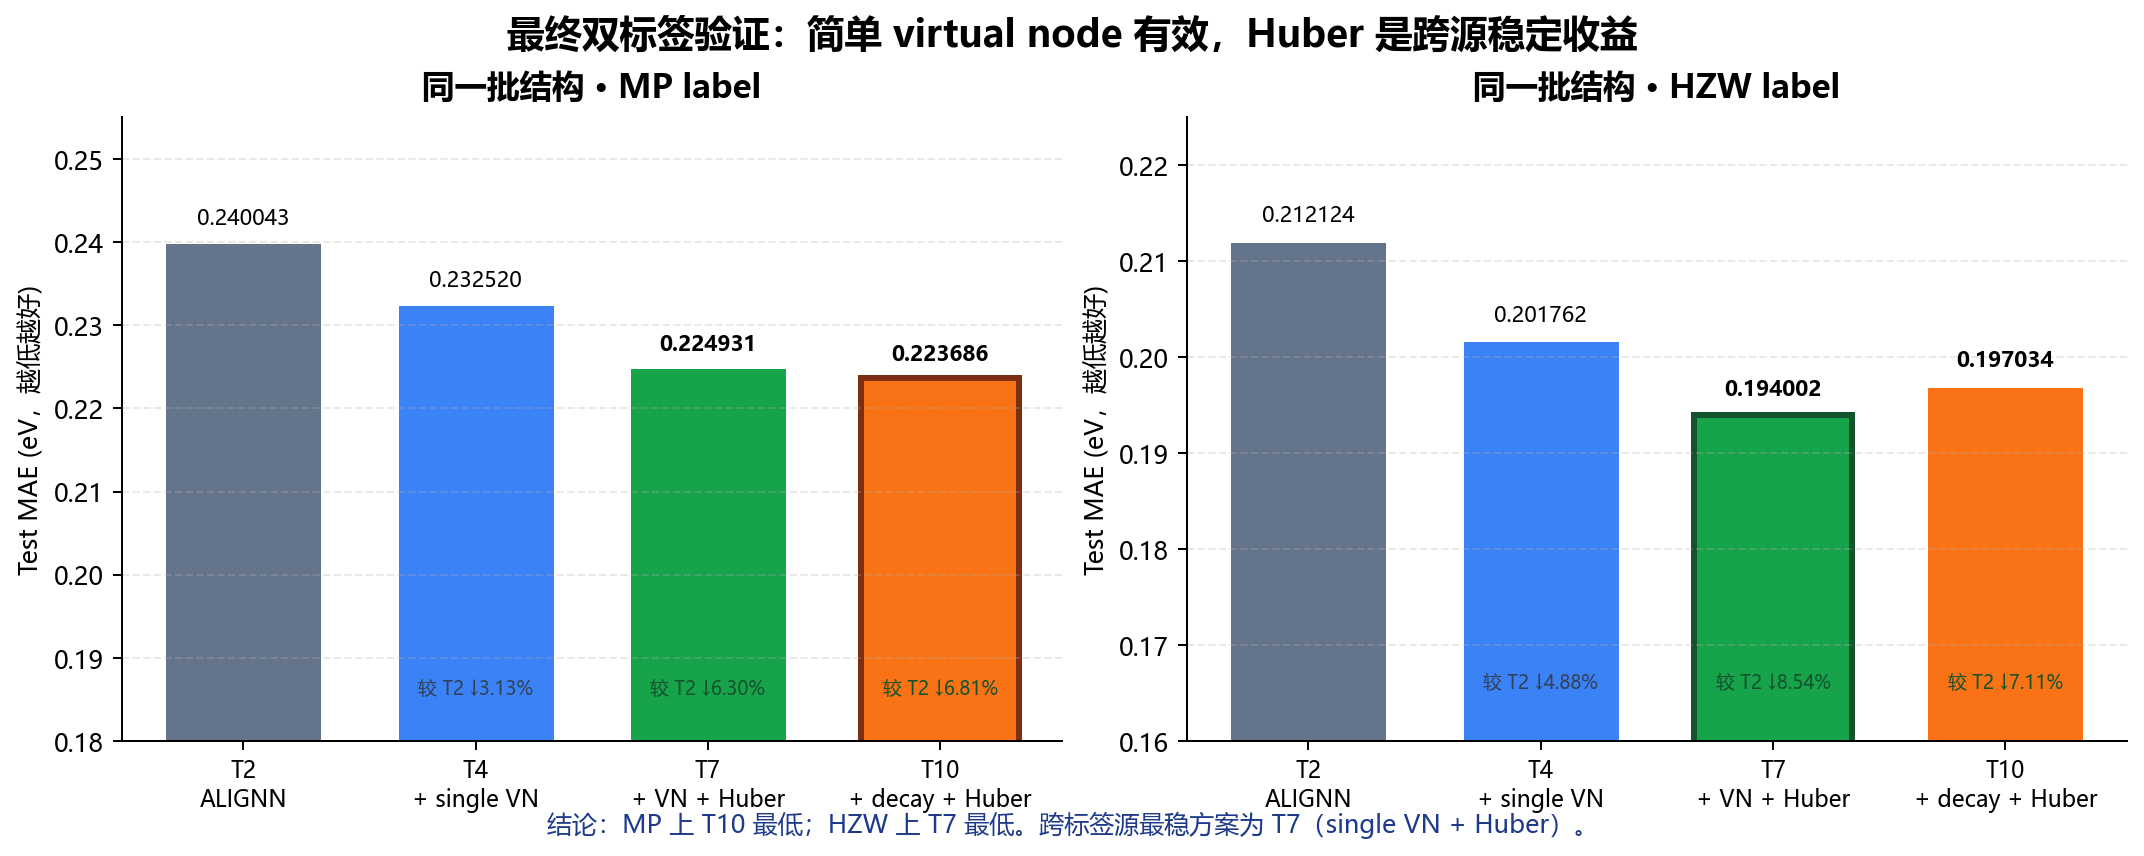

Write Python code to recreate this figure.
from __future__ import annotations

import csv
from pathlib import Path

import matplotlib.pyplot as plt
import numpy as np

ROOT = Path(__file__).resolve().parents[2]
MP_CSV = ROOT / "results/mp_hzw_relaxed_clean_equal_atoms_mp_t/comparison_summary.csv"
HZW_CSV = ROOT / "results/mp_hzw_relaxed_clean_equal_atoms_hzw_t/comparison_summary.csv"
OUT_PDF = Path(__file__).with_suffix(".pdf")
OUT_PNG = Path(__file__).with_suffix(".png")

plt.rcParams.update({
    "font.family": "sans-serif",
    "font.sans-serif": ["Microsoft YaHei", "SimHei", "DejaVu Sans"],
    "axes.unicode_minus": False,
    "pdf.fonttype": 42,
    "ps.fonttype": 42,
})

WANTED = {
    "T2": "T2_ALIGNN_baseline",
    "T4": "T4_ALIGNN_plain_single_virtualnode",
    "T7": "T7_ALIGNN_huber_virtualnode",
    "T10": "T10_ALIGNN_decay_huber_virtualnode",
}
LABELS = ["T2\nALIGNN", "T4\n+ single VN", "T7\n+ VN + Huber", "T10\n+ decay + Huber"]
COLORS = ["#64748b", "#3b82f6", "#16a34a", "#f97316"]


def load_mae(path: Path) -> dict[str, float]:
    with path.open(encoding="utf-8", newline="") as f:
        rows = list(csv.DictReader(f))
    by_name = {row["experiment_name"]: float(row["mae"]) for row in rows}
    return {short: by_name[full] for short, full in WANTED.items()}


def improvement(baseline: float, value: float) -> float:
    return (baseline - value) / baseline * 100.0


def draw_panel(ax, title: str, values: dict[str, float], ylim: tuple[float, float]):
    xs = np.arange(len(WANTED))
    ys = [values[k] for k in WANTED]
    bars = ax.bar(xs, ys, color=COLORS, width=0.68, edgecolor="white", linewidth=1.2)
    ax.set_title(title, fontsize=13, fontweight="bold", pad=8)
    ax.set_xticks(xs, LABELS, fontsize=9)
    ax.set_ylim(*ylim)
    ax.set_ylabel("Test MAE (eV，越低越好)", fontsize=10)
    ax.grid(axis="y", linestyle="--", alpha=0.28)
    ax.spines[["top", "right"]].set_visible(False)
    for i, (bar, value) in enumerate(zip(bars, ys)):
        ax.text(bar.get_x() + bar.get_width()/2, value + 0.0015, f"{value:.6f}",
                ha="center", va="bottom", fontsize=8.5, fontweight="bold" if i in (2,3) else "normal")
        if i > 0:
            imp = improvement(ys[0], value)
            ax.text(bar.get_x() + bar.get_width()/2, ylim[0] + 0.005,
                    f"较 T2 ↓{imp:.2f}%", ha="center", va="bottom", fontsize=7.5,
                    color="#14532d" if imp >= 5 else "#334155")
    best_idx = int(np.argmin(ys))
    bars[best_idx].set_edgecolor("#7c2d12" if best_idx == 3 else "#14532d")
    bars[best_idx].set_linewidth(2.4)


def main() -> None:
    mp = load_mae(MP_CSV)
    hzw = load_mae(HZW_CSV)

    fig, axes = plt.subplots(1, 2, figsize=(11.8, 4.5), constrained_layout=True)
    draw_panel(axes[0], "同一批结构 · MP label", mp, (0.18, 0.255))
    draw_panel(axes[1], "同一批结构 · HZW label", hzw, (0.16, 0.225))
    fig.suptitle("最终双标签验证：简单 virtual node 有效，Huber 是跨源稳定收益",
                 fontsize=15, fontweight="bold")
    fig.text(0.5, -0.015,
             "结论：MP 上 T10 最低；HZW 上 T7 最低。跨标签源最稳方案为 T7（single VN + Huber）。",
             ha="center", fontsize=10, color="#1e3a8a")
    fig.savefig(OUT_PDF, bbox_inches="tight")
    fig.savefig(OUT_PNG, dpi=180, bbox_inches="tight")
    plt.close(fig)

    print("MP", " ".join(f"{k}={mp[k]:.6f}" for k in WANTED))
    print("HZW", " ".join(f"{k}={hzw[k]:.6f}" for k in WANTED))
    print(f"MP_T7_improvement={improvement(mp['T2'], mp['T7']):.2f}%")
    print(f"MP_T10_improvement={improvement(mp['T2'], mp['T10']):.2f}%")
    print(f"HZW_T7_improvement={improvement(hzw['T2'], hzw['T7']):.2f}%")
    print(f"wrote={OUT_PDF}")


if __name__ == "__main__":
    main()
